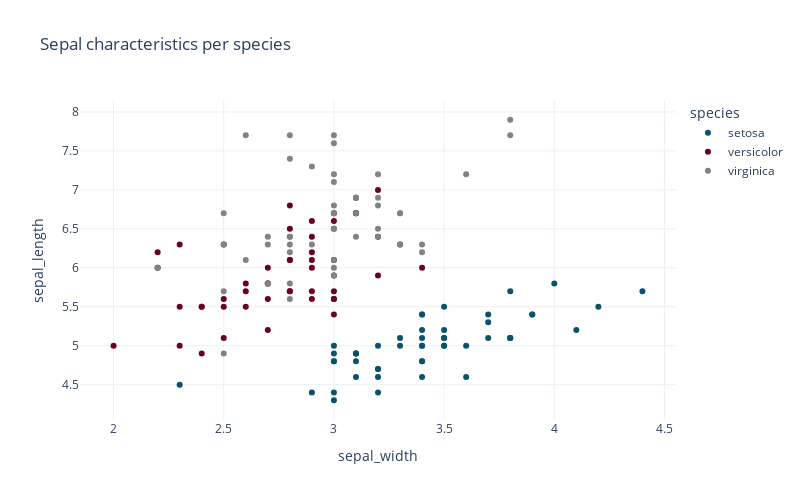

The cell this chart's notebook holds for it:
### Markdown cell above
## Plot

### Code cell
# Custom categorical colors
df = px.data.iris()
fig = px.scatter(df, x="sepal_width", y="sepal_length", color='species', title="Sepal characteristics per species")

fig.update_layout(
    width=800,
    height=500,
)

fig.show()

### Figure 1 — Plotly figure (JSON) as saved in the notebook; plotly's stock layout.template omitted (floating-point values rounded to 4 significant figures)
{"data": [{"hovertemplate": "species=setosa<br>sepal_width=%{x}<br>sepal_length=%{y}<extra></extra>", "legendgroup": "setosa", "marker": {"color": "#0A526B", "symbol": "circle"}, "mode": "markers", "name": "setosa", "orientation": "v", "showlegend": true, "type": "scatter", "x": [3.5, 3, 3.2, 3.1, 3.6, 3.9, 3.4, 3.4, 2.9, 3.1, 3.7, 3.4, 3, 3, 4, 4.4, 3.9, 3.5, 3.8, 3.8, 3.4, 3.7, 3.6, 3.3, 3.4, 3, 3.4, 3.5, 3.4, 3.2, 3.1, 3.4, 4.1, 4.2, 3.1, 3.2, 3.5, 3.1, 3, 3.4, 3.5, 2.3, 3.2, 3.5, 3.8, 3, 3.8, 3.2, 3.7, 3.3], "xaxis": "x", "y": [5.1, 4.9, 4.7, 4.6, 5, 5.4, 4.6, 5, 4.4, 4.9, 5.4, 4.8, 4.8, 4.3, 5.8, 5.7, 5.4, 5.1, 5.7, 5.1, 5.4, 5.1, 4.6, 5.1, 4.8, 5, 5, 5.2, 5.2, 4.7, 4.8, 5.4, 5.2, 5.5, 4.9, 5, 5.5, 4.9, 4.4, 5.1, 5, 4.5, 4.4, 5, 5.1, 4.8, 5.1, 4.6, 5.3, 5], "yaxis": "y"}, {"hovertemplate": "species=versicolor<br>sepal_width=%{x}<br>sepal_length=%{y}<extra></extra>", "legendgroup": "versicolor", "marker": {"color": "#6B0020", "symbol": "circle"}, "mode": "markers", "name": "versicolor", "orientation": "v", "showlegend": true, "type": "scatter", "x": [3.2, 3.2, 3.1, 2.3, 2.8, 2.8, 3.3, 2.4, 2.9, 2.7, 2, 3, 2.2, 2.9, 2.9, 3.1, 3, 2.7, 2.2, 2.5, 3.2, 2.8, 2.5, 2.8, 2.9, 3, 2.8, 3, 2.9, 2.6, 2.4, 2.4, 2.7, 2.7, 3, 3.4, 3.1, 2.3, 3, 2.5, 2.6, 3, 2.6, 2.3, 2.7, 3, 2.9, 2.9, 2.5, 2.8], "xaxis": "x", "y": [7, 6.4, 6.9, 5.5, 6.5, 5.7, 6.3, 4.9, 6.6, 5.2, 5, 5.9, 6, 6.1, 5.6, 6.7, 5.6, 5.8, 6.2, 5.6, 5.9, 6.1, 6.3, 6.1, 6.4, 6.6, 6.8, 6.7, 6, 5.7, 5.5, 5.5, 5.8, 6, 5.4, 6, 6.7, 6.3, 5.6, 5.5, 5.5, 6.1, 5.8, 5, 5.6, 5.7, 5.7, 6.2, 5.1, 5.7], "yaxis": "y"}, {"hovertemplate": "species=virginica<br>sepal_width=%{x}<br>sepal_length=%{y}<extra></extra>", "legendgroup": "virginica", "marker": {"color": "#808285", "symbol": "circle"}, "mode": "markers", "name": "virginica", "orientation": "v", "showlegend": true, "type": "scatter", "x": [3.3, 2.7, 3, 2.9, 3, 3, 2.5, 2.9, 2.5, 3.6, 3.2, 2.7, 3, 2.5, 2.8, 3.2, 3, 3.8, 2.6, 2.2, 3.2, 2.8, 2.8, 2.7, 3.3, 3.2, 2.8, 3, 2.8, 3, 2.8, 3.8, 2.8, 2.8, 2.6, 3, 3.4, 3.1, 3, 3.1, 3.1, 3.1, 2.7, 3.2, 3.3, 3, 2.5, 3, 3.4, 3], "xaxis": "x", "y": [6.3, 5.8, 7.1, 6.3, 6.5, 7.6, 4.9, 7.3, 6.7, 7.2, 6.5, 6.4, 6.8, 5.7, 5.8, 6.4, 6.5, 7.7, 7.7, 6, 6.9, 5.6, 7.7, 6.3, 6.7, 7.2, 6.2, 6.1, 6.4, 7.2, 7.4, 7.9, 6.4, 6.3, 6.1, 7.7, 6.3, 6.4, 6, 6.9, 6.7, 6.9, 5.8, 6.8, 6.7, 6.7, 6.3, 6.5, 6.2, 5.9], "yaxis": "y"}], "layout": {"height": 500, "legend": {"title": {"text": "species"}, "tracegroupgap": 0}, "title": {"text": "Sepal characteristics per species"}, "width": 800, "xaxis": {"anchor": "y", "domain": [0, 1], "title": {"text": "sepal_width"}}, "yaxis": {"anchor": "x", "domain": [0, 1], "title": {"text": "sepal_length"}}}}
